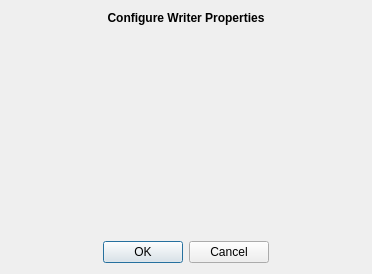
<?xml version="1.0" encoding="UTF-8"?>
<ui version="4.0">
 <class>pqWriterDialog</class>
 <widget class="QDialog" name="pqWriterDialog">
  <property name="geometry">
   <rect>
    <x>0</x>
    <y>0</y>
    <width>372</width>
    <height>274</height>
   </rect>
  </property>
  <property name="sizePolicy">
   <sizepolicy hsizetype="Preferred" vsizetype="MinimumExpanding">
    <horstretch>0</horstretch>
    <verstretch>0</verstretch>
   </sizepolicy>
  </property>
  <property name="windowTitle">
   <string>Configure Writer</string>
  </property>
  <layout class="QVBoxLayout" name="verticalLayout">
   <item>
    <widget class="QLabel" name="label">
     <property name="text">
      <string>&lt;html&gt;&lt;head/&gt;&lt;body&gt;&lt;p align=&quot;center&quot;&gt;&lt;span style=&quot; font-weight:600;&quot;&gt;Configure Writer Properties&lt;/span&gt;&lt;/p&gt;&lt;/body&gt;&lt;/html&gt;</string>
     </property>
    </widget>
   </item>
   <item>
    <widget class="QScrollArea" name="PropertiesFrame">
     <property name="frameShape">
      <enum>QFrame::NoFrame</enum>
     </property>
     <property name="widgetResizable">
      <bool>true</bool>
     </property>
     <widget class="QWidget" name="scrollAreaWidgetContents">
      <property name="geometry">
       <rect>
        <x>0</x>
        <y>0</y>
        <width>354</width>
        <height>200</height>
       </rect>
      </property>
      <layout class="QGridLayout" name="gridLayout">
       <property name="margin">
        <number>0</number>
       </property>
       <property name="spacing">
        <number>0</number>
       </property>
       <item row="0" column="0">
        <widget class="QWidget" name="Container" native="true"/>
       </item>
      </layout>
     </widget>
    </widget>
   </item>
   <item>
    <widget class="QDialogButtonBox" name="buttonBox">
     <property name="orientation">
      <enum>Qt::Horizontal</enum>
     </property>
     <property name="standardButtons">
      <set>QDialogButtonBox::Cancel|QDialogButtonBox::Ok</set>
     </property>
     <property name="centerButtons">
      <bool>true</bool>
     </property>
    </widget>
   </item>
  </layout>
 </widget>
 <resources/>
 <connections>
  <connection>
   <sender>buttonBox</sender>
   <signal>accepted()</signal>
   <receiver>pqWriterDialog</receiver>
   <slot>accept()</slot>
   <hints>
    <hint type="sourcelabel">
     <x>248</x>
     <y>254</y>
    </hint>
    <hint type="destinationlabel">
     <x>157</x>
     <y>274</y>
    </hint>
   </hints>
  </connection>
  <connection>
   <sender>buttonBox</sender>
   <signal>rejected()</signal>
   <receiver>pqWriterDialog</receiver>
   <slot>reject()</slot>
   <hints>
    <hint type="sourcelabel">
     <x>316</x>
     <y>260</y>
    </hint>
    <hint type="destinationlabel">
     <x>286</x>
     <y>274</y>
    </hint>
   </hints>
  </connection>
 </connections>
</ui>
